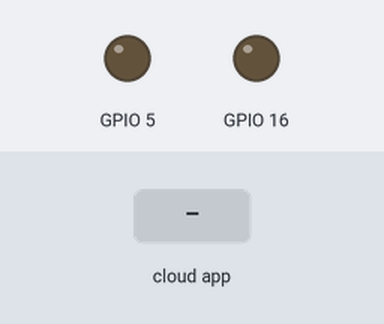
Recording of a sketch running on a simulated ESP8266 (NodeMCU). Shown: output pins drawn as LEDs (lit = HIGH). The test bench sets the inputs (shaded band). WiFi joins after 1.5 s; servers stay silent unless stated; what the sketch prints to the serial monitor is not drawn.

Above: at 2.7 s.
2.8 s: the phone or cloud app sets 628d4a29c67e23532c8c6e39 to 1
At 3.3 s:
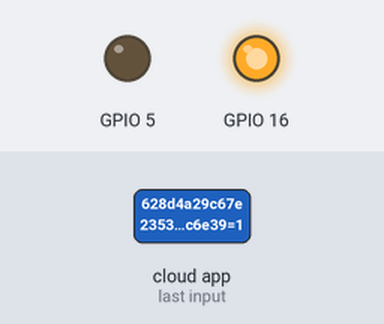
4.3 s: the phone or cloud app sets 628d4a46c67e23532c8c6e80 to 1
At 5.5 s:
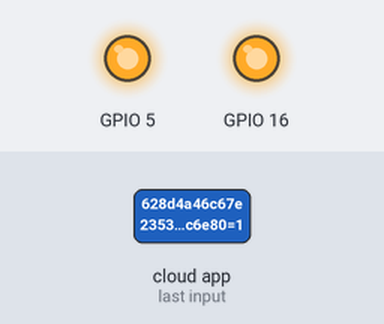
5.8 s: the phone or cloud app sets 628d4a29c67e23532c8c6e39 to 0
At 6.8 s:
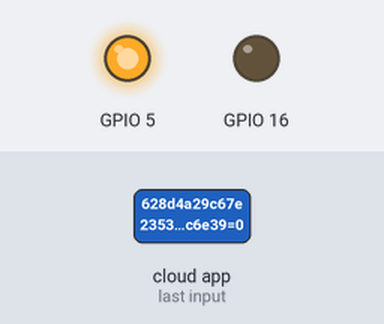
7.3 s: the phone or cloud app sets 628d4a46c67e23532c8c6e80 to 0
At 7.9 s:
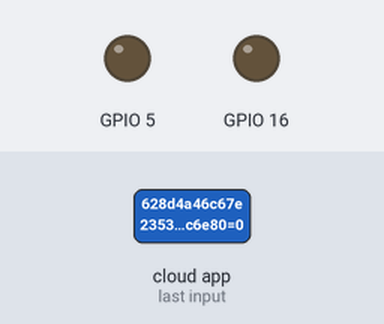
Timing chart, 0 to 9.8 s (numbered marks = the images above; inputs shaded):
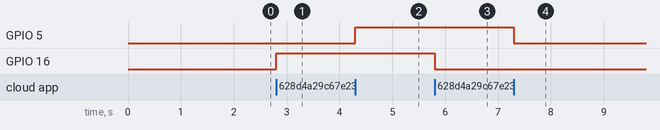

The sketch:

Alexa.ino
```cpp
/*
 * Simple example for how to use multiple SinricPro Switch device:
 * - setup 4 switch devices
 * - handle request using multiple callbacks
 *
 * If you encounter any issues:
 * - check the readme.md at https://github.com/sinricpro/esp8266-esp32-sdk/blob/master/README.md
 * - ensure all dependent libraries are installed
 *   - see https://github.com/sinricpro/esp8266-esp32-sdk/blob/master/README.md#arduinoide
 *   - see https://github.com/sinricpro/esp8266-esp32-sdk/blob/master/README.md#dependencies
 * - open serial monitor and check whats happening
 * - check full user documentation at https://sinricpro.github.io/esp8266-esp32-sdk
 * - visit https://github.com/sinricpro/esp8266-esp32-sdk/issues and check for existing issues or open a new one
 */

// Uncomment the following line to enable serial debug output
//#define ENABLE_DEBUG

#ifdef ENABLE_DEBUG
       #define DEBUG_ESP_PORT Serial
       #define NODEBUG_WEBSOCKETS
       #define NDEBUG
#endif

#include <Arduino.h>
#ifdef ESP8266
       #include <ESP8266WiFi.h>
#endif
#ifdef ESP32
       #include <WiFi.h>
#endif

#include "SinricPro.h"
#include "SinricProSwitch.h"

#define WIFI_SSID         "Andrei"
#define WIFI_PASS         "andrei13"
#define APP_KEY           "4ccfe09d-8be1-4301-803a-5e98684d7c34"      // Should look like "de0bxxxx-1x3x-4x3x-ax2x-5dabxxxxxxxx"
#define APP_SECRET        "6a7b661e-9b7e-4729-abff-66a305dc9b7a-265dac50-0995-4f4c-9f8d-cec3bbf5d5ec"   // Should look like "5f36xxxx-x3x7-4x3x-xexe-e86724a9xxxx-4c4axxxx-3x3x-x5xe-x9x3-333d65xxxxxx"

#define SWITCH_ID_1       "628d4a29c67e23532c8c6e39"    // Should look like "5dc1564130xxxxxxxxxxxxxx"
#define SWITCH_ID_2       "628d4a46c67e23532c8c6e80"    // Should look like "5dc1564130xxxxxxxxxxxxxx"
//#define SWITCH_ID_3       "YOUR-DEVICE-ID"    // Should look like "5dc1564130xxxxxxxxxxxxxx"
//#define SWITCH_ID_4       "YOUR-DEVICE-ID"    // Should look like "5dc1564130xxxxxxxxxxxxxx"

#define BAUD_RATE         9600                // Change baudrate to your need

bool onPowerState1(const String &deviceId, bool &state) {
  Serial.printf("Device 1 turned %s\r\n", state?"on":"off");
  digitalWrite(16, state);
  return true; // request handled properly
}

bool onPowerState2(const String &deviceId, bool &state) {
  Serial.printf("Device 2 turned %s\r\n", state?"on":"off");
  digitalWrite(5, state);
  return true; // request handled properly
}

/*bool onPowerState3(const String &deviceId, bool &state) {
  Serial.printf("Device 3 turned %s\r\n", state?"on":"off");
  return true; // request handled properly
}

bool onPowerState4(const String &deviceId, bool &state) {
  Serial.printf("Device 4 turned %s\r\n", state?"on":"off");
  return true; // request handled properly
}*/


// setup function for WiFi connection
void setupWiFi() {
  Serial.printf("\r\n[Wifi]: Connecting");
  WiFi.begin(WIFI_SSID, WIFI_PASS);

  while (WiFi.status() != WL_CONNECTED) {
    Serial.printf(".");
    delay(250);
  }

  Serial.printf("connected!\r\n[WiFi]: IP-Address is %s\r\n", WiFi.localIP().toString().c_str());
}

// setup function for SinricPro
void setupSinricPro() {
  // add devices and callbacks to SinricPro
  SinricProSwitch& mySwitch1 = SinricPro[SWITCH_ID_1];
  mySwitch1.onPowerState(onPowerState1);

  SinricProSwitch& mySwitch2 = SinricPro[SWITCH_ID_2];
  mySwitch2.onPowerState(onPowerState2);

  /*SinricProSwitch& mySwitch3 = SinricPro[SWITCH_ID_3];
  mySwitch3.onPowerState(onPowerState3);

  SinricProSwitch& mySwitch4 = SinricPro[SWITCH_ID_4];
  mySwitch4.onPowerState(onPowerState4);*/

  // setup SinricPro
  SinricPro.onConnected([](){ Serial.printf("Connected to SinricPro\r\n"); });
  SinricPro.onDisconnected([](){ Serial.printf("Disconnected from SinricPro\r\n"); });
  SinricPro.begin(APP_KEY, APP_SECRET);
}

// main setup function
void setup() {
  Serial.begin(BAUD_RATE); Serial.printf("\r\n\r\n");
  setupWiFi();
  setupSinricPro();

  pinMode(16,OUTPUT);
  pinMode(5,OUTPUT);
}


void loop() {
  SinricPro.handle();
}
```

Measured:
- after the input at 2.8 s, GPIO 16: LOW → HIGH at once
- after the input at 4.3 s, GPIO 5: LOW → HIGH at once
- after the input at 5.8 s, GPIO 16: HIGH → LOW at once
- after the input at 7.3 s, GPIO 5: HIGH → LOW at once
